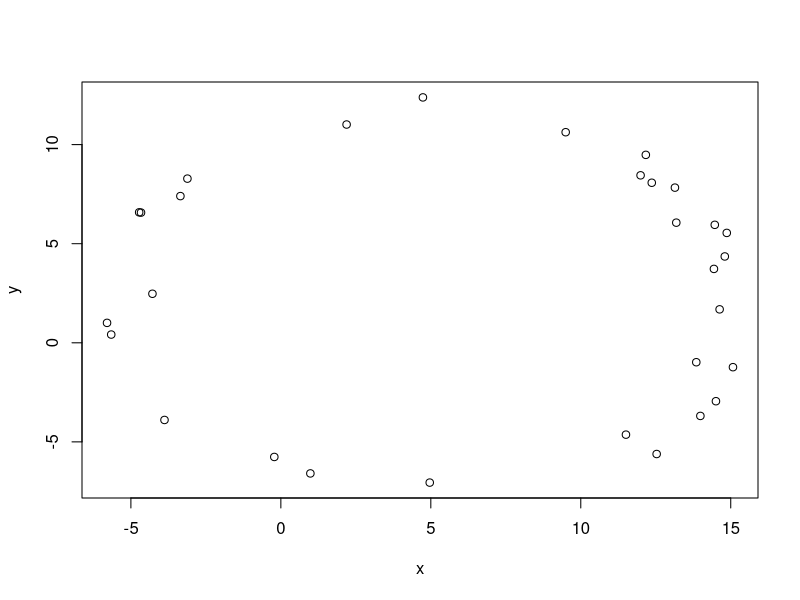

Generate this figure with R:


n = 30;
r = 10;
x0 = 5; y0 = 2;
#
phi = (2*pi)*runif(n);
dri =  runif(n, -1,1) / 10 * r;
x = x0 + (r+dri) * sin(phi);
y = y0 + (r+dri) * cos(phi);

# Plot:
plot(x, y)

### Circular Regression

#
xm = mean(x); ym = mean(y);
dx = x - xm; dy = y - ym;

# Eq 1:
sum((x-x0)^2 + (y-y0)^2 - r^2) # = 0
r^2 - sum((x-x0)^2 + (y-y0)^2) / n # = 0

# Eq 2 & 3:
sum(((x-x0)^2 + (y-y0)^2 - r^2) * (x-x0)) # = 0
sum(((x-x0)^2 + (y-y0)^2 - r^2) * (y-y0)) # = 0

# Substituting Eq 1 in Eqs 2&3:
sum(((x-x0)^2 + (y-y0)^2 - r^2) * x) # = 0
sum(((x-x0)^2 + (y-y0)^2 - r^2) * y) # = 0
# =>
sum((x-x0)^2*x + (y-y0)^2*x - xm*(x-x0)^2 - xm*(y-y0)^2) # = 0
sum((x-x0)^2*y + (y-y0)^2*y - ym*(x-x0)^2 - ym*(y-y0)^2) # = 0

# =>
sum(x^2*(x-xm) - 2*x*(x-xm)*x0 + (x-xm)*x0^2 + (x-xm)*y^2 - 2*(x-xm)*y*y0 + (x-xm)*y0^2) # = 0
sum(x^2*(y-ym) - 2*x*(y-ym)*x0 + (y-ym)*x0^2 + (y-ym)*y^2 - 2*(y-ym)*y*y0 + (y-ym)*y0^2) # = 0

# =>
sum(x^2*dx + dx*y^2 - 2*x*dx*x0 - 2*dx*y*y0) # = 0
sum(x^2*dy + dy*y^2 - 2*x*dy*x0 - 2*dy*y*y0) # = 0
# =>
sum(x^2*dx + dx*y^2 - 2*x*dx*x0) * sum(dy*y) - sum(x^2*dy + dy*y^2 - 2*x*dy*x0) * sum(dx*y) # = 0
#
div = 2*(sum(x*dx)* sum(dy*y) - sum(x*dy) * sum(dx*y));
(sum(x^2*dx + dx*y^2) * sum(dy*y) - sum(x^2*dy + dy*y^2) * sum(dx*y)) / div;
x0;
#
div = 2*(sum(dx*y)* sum(dy*x) - sum(dy*y) * sum(dx*x));
(sum(x^2*dx + dx*y^2) * sum(dy*x) - sum(x^2*dy + dy*y^2) * sum(dx*x)) / div;
y0;

# TODO: Solve remaining system;
